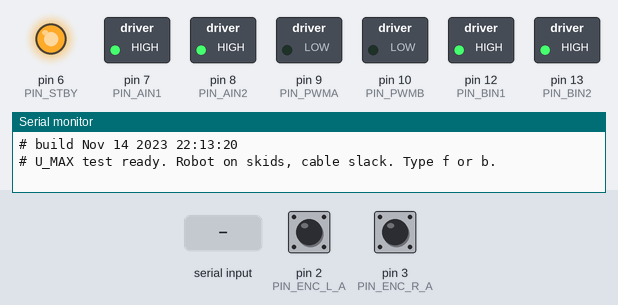
A sketch run on a simulated Arduino Uno, built with avr-gcc and run on an emulated ATmega328P. Shown: switched loads named in the sketch (green lamp = pin HIGH), output pins drawn as LEDs (lit = HIGH), the last lines printed to the serial monitor. The test bench sets the inputs (shaded band); at power-on: pin 2 (PIN_ENC_L_A) HIGH, pin 3 (PIN_ENC_R_A) HIGH.

Above: at 1.2 s.
1.3 s: "f" received over Serial
At 1.39 s:
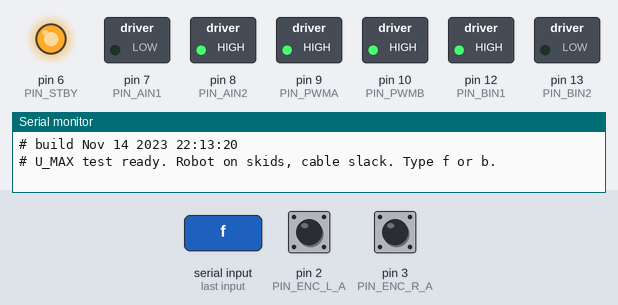
2.9 s: "b" received over Serial
At 2.99 s:
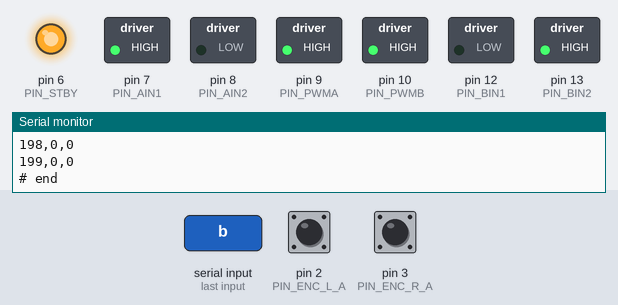
Timing chart, 0 to 5.9 s (numbered marks = the images above; inputs shaded):
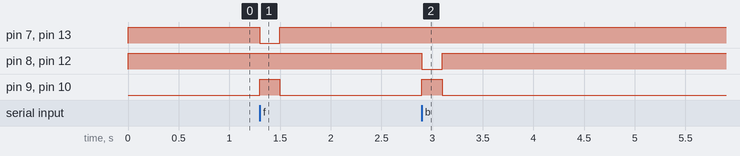

The sketch:

03_umax_accel.ino
```cpp
/*
 * 03_umax_accel.ino — measure U_MAX from full-duty acceleration
 *
 * Robot sits on front/back skids so it cannot tip. Type 'f' or 'b' in the
 * Serial Monitor (115200 baud): both motors go to full duty from rest, both
 * encoders are logged every 1 ms for 200 ms into RAM, the motors brake, and a
 * CSV is printed. Paste every run into one text file and run fit_umax.py.
 *
 * U_MAX = m_total * a0, where a0 is the initial acceleration from the fit.
 */

// ===================== PINS (check against balance_min.ino) =====================
const uint8_t PIN_PWMA = 9;
const uint8_t PIN_AIN1 = 7;
const uint8_t PIN_AIN2 = 8;
const uint8_t PIN_STBY = 6;
const uint8_t PIN_BIN1 = 12;
const uint8_t PIN_BIN2 = 13;
const uint8_t PIN_PWMB = 10;
const uint8_t PIN_ENC_L_A = 2;   // must be an interrupt pin
const uint8_t PIN_ENC_L_B = 4;
const uint8_t PIN_ENC_R_A = 3;   // must be an interrupt pin
const uint8_t PIN_ENC_R_B = 5;

// ===================== SIGNS (confirmed on hardware) =====================
const int MOTOR_L_SIGN = -1;
const int MOTOR_R_SIGN = +1;
const int ENC_L_SIGN   = -1;
const int ENC_R_SIGN   = +1;

// ===================== TEST SETTINGS =====================
const uint8_t  TEST_DUTY = 255;   // full duty — this is what U_MAX means
const uint16_t N_SAMPLES = 200;   // 200 samples...
const uint16_t SAMPLE_US = 1000;  // ...at 1 kHz = 200 ms window

// ===================== ENCODERS =====================
// Interrupt on both edges of channel A; channel B gives direction.
volatile long encL = 0;
volatile long encR = 0;

void isrL() { if (digitalRead(PIN_ENC_L_A) == digitalRead(PIN_ENC_L_B)) encL++; else encL--; }
void isrR() { if (digitalRead(PIN_ENC_R_A) == digitalRead(PIN_ENC_R_B)) encR++; else encR--; }

// ===================== MOTOR DRIVE =====================
// cmd in -255..255. Direction via IN1/IN2, magnitude via PWM.
void setMotor(uint8_t pwm, uint8_t in1, uint8_t in2, int cmd) {
  if (cmd >= 0) { digitalWrite(in1, HIGH); digitalWrite(in2, LOW); }
  else          { digitalWrite(in1, LOW);  digitalWrite(in2, HIGH); cmd = -cmd; }
  analogWrite(pwm, constrain(cmd, 0, 255));
}

// Short brake (TB6612: IN1 = IN2 = HIGH) so the robot stops quickly after the run.
void brakeAll() {
  digitalWrite(PIN_AIN1, HIGH); digitalWrite(PIN_AIN2, HIGH); analogWrite(PIN_PWMA, 0);
  digitalWrite(PIN_BIN1, HIGH); digitalWrite(PIN_BIN2, HIGH); analogWrite(PIN_PWMB, 0);
}

// ===================== LOG BUFFER =====================
// 2 x 200 x int16 = 800 bytes of RAM. Logged to RAM, printed after, so serial
// output cannot disturb the sample timing.
int16_t logL[N_SAMPLES];
int16_t logR[N_SAMPLES];

// ===================== BUILD STAMP =====================
// Check this against the wall clock — catches a stale binary (bootloader trap).
void printStamp() {
  Serial.print(F("# build ")); Serial.print(F(__DATE__));
  Serial.print(' ');           Serial.println(F(__TIME__));
}

// ===================== ONE TEST RUN =====================
void runTest(int dir) {
  noInterrupts(); encL = 0; encR = 0; interrupts();

  uint32_t t0 = micros();
  setMotor(PIN_PWMA, PIN_AIN1, PIN_AIN2, dir * MOTOR_L_SIGN * TEST_DUTY);
  setMotor(PIN_PWMB, PIN_BIN1, PIN_BIN2, dir * MOTOR_R_SIGN * TEST_DUTY);

  for (uint16_t i = 0; i < N_SAMPLES; i++) {
    while ((micros() - t0) < (uint32_t)i * SAMPLE_US) { }   // wait for sample slot
    noInterrupts(); long l = encL; long r = encR; interrupts();
    logL[i] = (int16_t)(ENC_L_SIGN * l);
    logR[i] = (int16_t)(ENC_R_SIGN * r);
  }
  brakeAll();

  printStamp();
  Serial.print(F("# dir ")); Serial.println(dir > 0 ? 'f' : 'b');
  Serial.println(F("t_ms,encL,encR"));
  for (uint16_t i = 0; i < N_SAMPLES; i++) {
    Serial.print(i); Serial.print(',');
    Serial.print(logL[i]); Serial.print(',');
    Serial.println(logR[i]);
  }
  Serial.println(F("# end"));
}

// ===================== SETUP =====================
void setup() {
  Serial.begin(115200);
  pinMode(PIN_PWMA, OUTPUT); pinMode(PIN_AIN1, OUTPUT); pinMode(PIN_AIN2, OUTPUT);
  pinMode(PIN_PWMB, OUTPUT); pinMode(PIN_BIN1, OUTPUT); pinMode(PIN_BIN2, OUTPUT);
  pinMode(PIN_STBY, OUTPUT);
  pinMode(PIN_ENC_L_A, INPUT_PULLUP); pinMode(PIN_ENC_L_B, INPUT_PULLUP);
  pinMode(PIN_ENC_R_A, INPUT_PULLUP); pinMode(PIN_ENC_R_B, INPUT_PULLUP);
  attachInterrupt(digitalPinToInterrupt(PIN_ENC_L_A), isrL, CHANGE);
  attachInterrupt(digitalPinToInterrupt(PIN_ENC_R_A), isrR, CHANGE);

  brakeAll();
  digitalWrite(PIN_STBY, HIGH);

  printStamp();
  Serial.println(F("# U_MAX test ready. Robot on skids, cable slack. Type f or b."));
}

// ===================== LOOP =====================
void loop() {
  if (Serial.available()) {
    char c = Serial.read();
    if (c == 'f') runTest(+1);
    if (c == 'b') runTest(-1);
  }
}
```

Measured:
- after the input at 1.3 s, pin 7 (PIN_AIN1), pin 13 (PIN_BIN2): HIGH → LOW at once, → HIGH 0.20 s later; pin 9 (PIN_PWMA), pin 10 (PIN_PWMB): LOW → HIGH at once, → LOW 0.20 s later
- after the input at 2.9 s, pin 8 (PIN_AIN2), pin 12 (PIN_BIN1): HIGH → LOW at once, → HIGH 0.20 s later; pin 9 (PIN_PWMA), pin 10 (PIN_PWMB): LOW → HIGH at once, → LOW 0.20 s later
